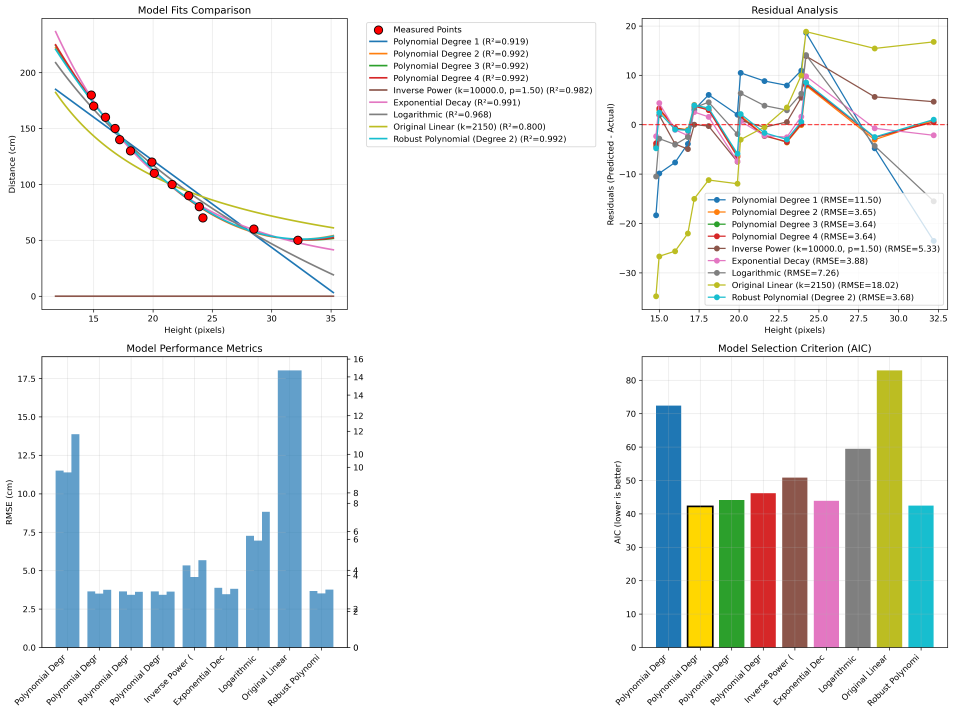
#> input picture mirela_sdk/mirela_sdk/image_processing/distance/model_comparison.png, 4768 x 3569 px (shown at 1/5 size)
$ python -i color_detector.py   (imports and definitions only)
#> lines starting #> are read from the running program, lines starting #| are printed output that depends on the picture; after the words box and inside, x2 and y2 are one past the last pixel; in counts of white or black regions, pixels touching at a corner belong together
#> further down, picture is the input picture: shape (3569, 4768, 3); mean B, G, R 236.7, 237.7, 235.7
import cv2
import numpy as np
import os
import json
from enum import Enum, auto


class ColorSpace(Enum):
    """Color space enumeration"""

    HSV = auto()
    LAB = auto()


class ColorDetector:
    def __init__(
        self,
        mode: str = "track",
        color: str = None,
        color_space: ColorSpace = ColorSpace.HSV,
    ):
        self.mode = mode
        self.mask = self.result = None
        self.color_space = color_space

        # Define color space specific ranges and conversion methods
        self.color_space_config = {
            ColorSpace.HSV: {
                "convert_func": cv2.COLOR_BGR2HSV,
                "ranges": [[0, 0, 0], [179, 255, 255]],
                "trackbar_names": [
                    "Hue Min",
                    "Hue Max",
                    "Sat Min",
                    "Sat Max",
                    "Val Min",
                    "Val Max",
                ],
                "trackbar_maxes": [179, 179, 255, 255, 255, 255],
            },
            ColorSpace.LAB: {
                "convert_func": cv2.COLOR_BGR2LAB,
                "ranges": [[0, 0, 0], [255, 255, 255]],
                "trackbar_names": [
                    "L Min",
                    "L Max",
                    "A Min",
                    "A Max",
                    "B Min",
                    "B Max",
                ],
                "trackbar_maxes": [255, 255, 255, 255, 255, 255],
            },
        }

        self.package_path = os.path.dirname(os.path.realpath(__file__))
        self.file_path = os.path.join(self.package_path, "color_calibration.json")

        if self.mode == "track":
            print(f"Create Trackbars for {self.color_space.name} color space")
        elif self.mode == "preset":
            self._color_values = None
            self.color_values = self.get_color_values(color)

    @property
    def color_values(self):
        return self._color_values

    @color_values.setter
    def color_values(self, values: list):
        try:
            config = self.color_space_config[self.color_space]
            # Verify and adjust value limits based on the color space
            values = np.clip(values, config["ranges"][0], config["ranges"][1])
        except:
            raise ValueError(
                "Invalid attribute format. Expected [[x, x, x], [x, x, x]]"
            )
        else:
            self._color_values = values

    def empty(self, a):
        pass

    # [22 lines left out: function initTrackbars, not called in this run]

    def getTrackValues(self):
        """Get current trackbar values based on selected color space"""
        config = self.color_space_config[self.color_space]
        tb_names = config["trackbar_names"]
        window_name = f"{self.color_space.name}_TrackBars"

        min_val1 = cv2.getTrackbarPos(tb_names[0], window_name)
        min_val2 = cv2.getTrackbarPos(tb_names[2], window_name)
        min_val3 = cv2.getTrackbarPos(tb_names[4], window_name)
        max_val1 = cv2.getTrackbarPos(tb_names[1], window_name)
        max_val2 = cv2.getTrackbarPos(tb_names[3], window_name)
        max_val3 = cv2.getTrackbarPos(tb_names[5], window_name)

        return [[min_val1, min_val2, min_val3], [max_val1, max_val2, max_val3]]

    def filterColor(self, img):
        """Filter color from image based on selected color space and ranges"""
        # Convert image to the selected color space
        converted_img = cv2.cvtColor(
            img, self.color_space_config[self.color_space]["convert_func"]
        )
#> converted_img: shape (3569, 4768, 3); mean H, S, V 7.2, 16.5, 242.7

        if self.mode == "track":
            self.color_values = self.getTrackValues()

        # Filter the desired color
        mask = cv2.inRange(
            converted_img,
            np.array(self.color_values[0]),
            np.array(self.color_values[1]),
        )
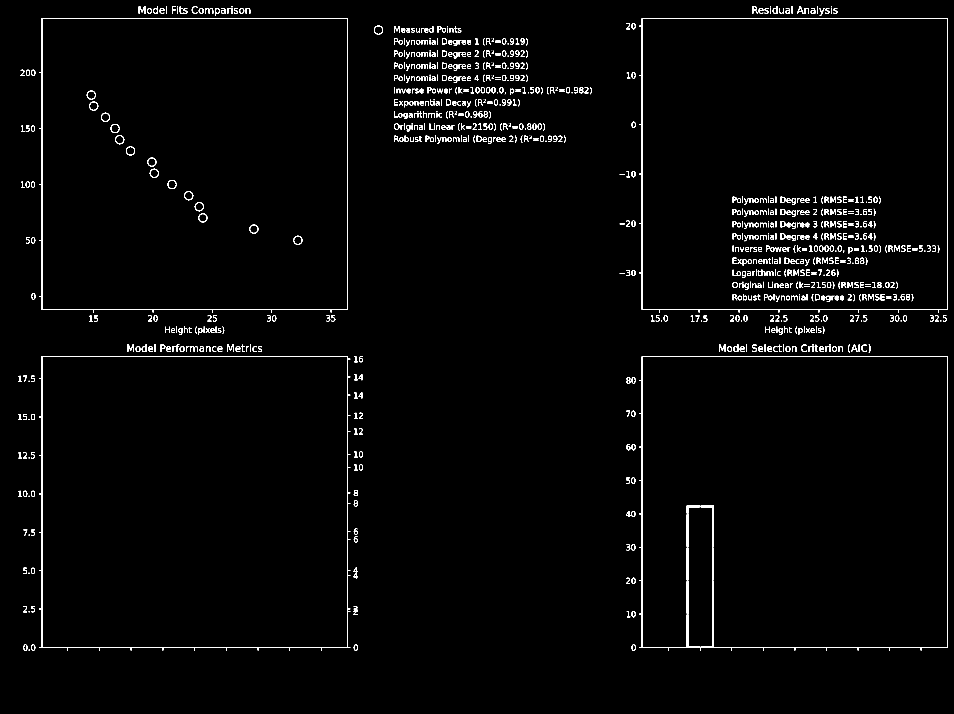
#> mask: shape (3569, 4768) (shown at 1/5 size); 1.3% white; 894 white regions (65 under 20 px), largest, box (x1, y1, x2, y2) and area: (195, 1782, 1751, 3252) 19173, (3196, 1782, 4740, 3252) 18594, (3196, 91, 4740, 1562) 18444

        # Remove noise
        mask = cv2.dilate(mask, np.ones((11, 11), np.uint8), iterations=1)
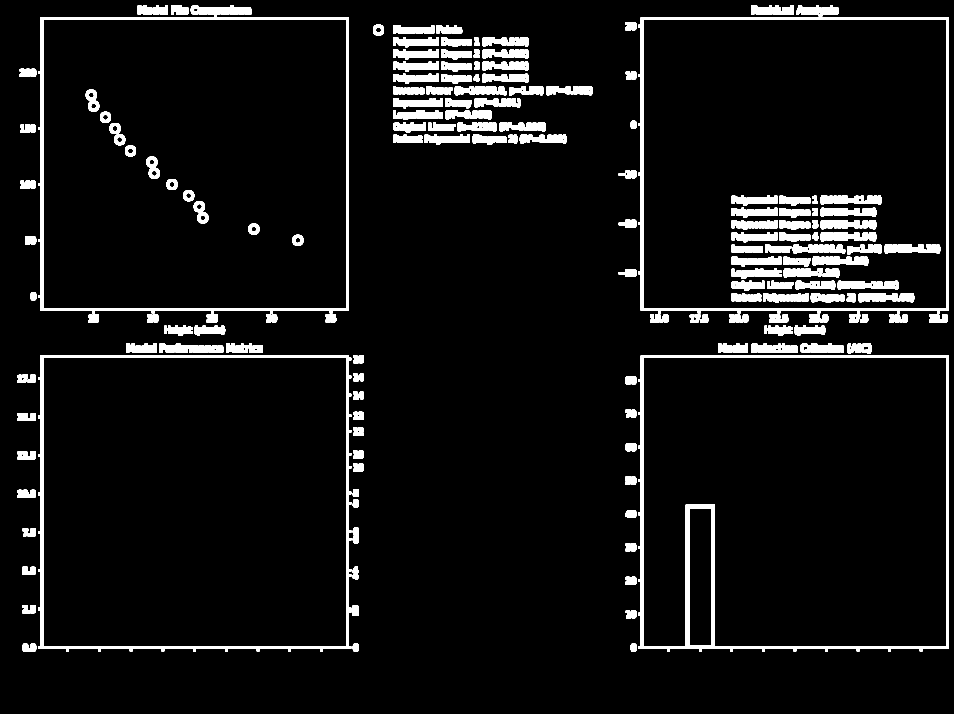
#> mask: shape (3569, 4768) (shown at 1/5 size); 6.2% white; 167 white regions, largest, box (x1, y1, x2, y2) and area: (3191, 1777, 4745, 3257) 108330, (190, 1777, 1756, 3257) 83083, (3191, 86, 4745, 1567) 79924
        mask = cv2.erode(mask, np.ones((7, 7), np.uint8), iterations=1)
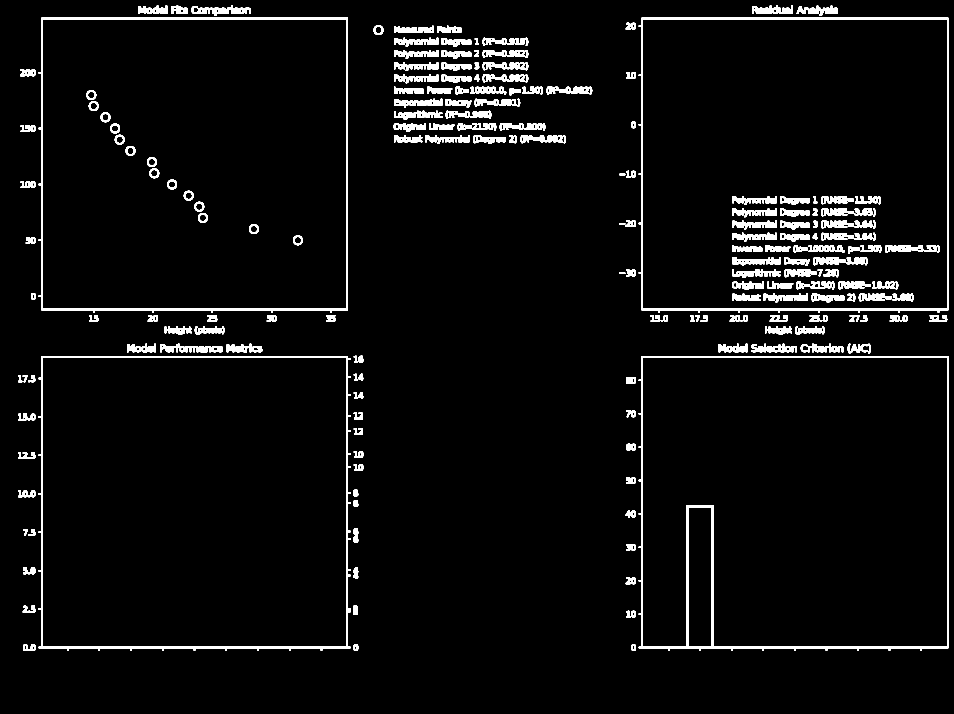
#> mask: shape (3569, 4768) (shown at 1/5 size); 3.7% white; 182 white regions, largest, box (x1, y1, x2, y2) and area: (3194, 1780, 4742, 3254) 62088, (193, 1780, 1753, 3254) 44815, (3194, 89, 4742, 1564) 43036

        # Morphological operations for further noise removal and closing gaps
        mask = cv2.morphologyEx(mask, cv2.MORPH_DILATE, np.ones((8, 8), np.uint8))
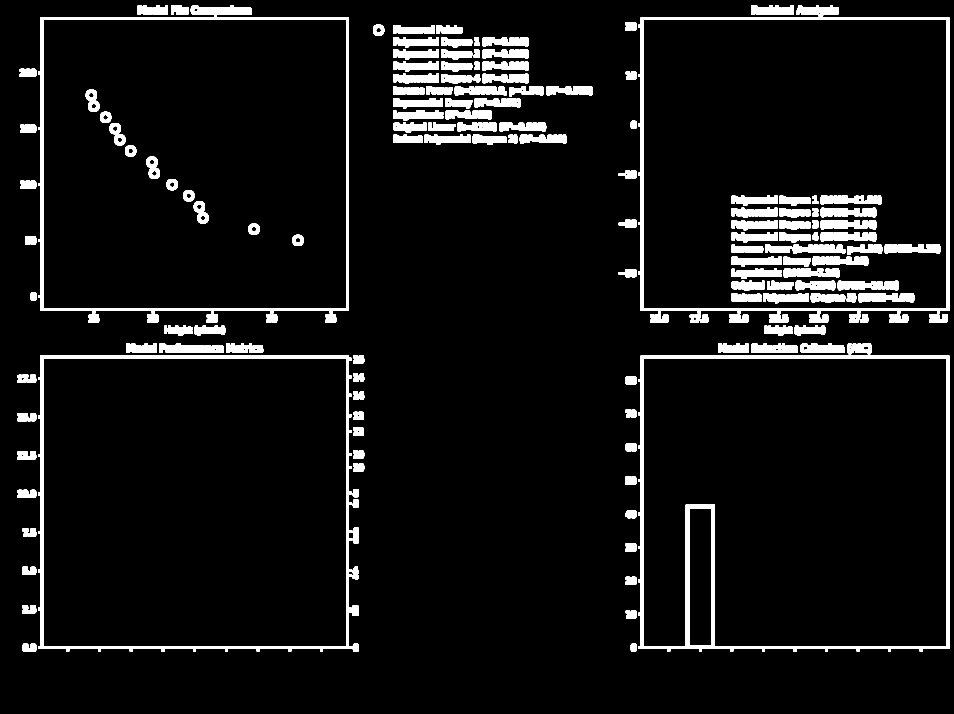
#> mask: shape (3569, 4768) (shown at 1/5 size); 6.6% white; 165 white regions, largest, box (x1, y1, x2, y2) and area: (3191, 1777, 4746, 3258) 116030, (190, 1777, 1757, 3258) 89461, (3191, 86, 4746, 1568) 86072

        # Ensure the mask is properly binarized to exactly 0 and 255
        _, mask = cv2.threshold(mask, 128, 255, cv2.THRESH_BINARY)

        self.result = cv2.bitwise_and(img, img, mask=mask)
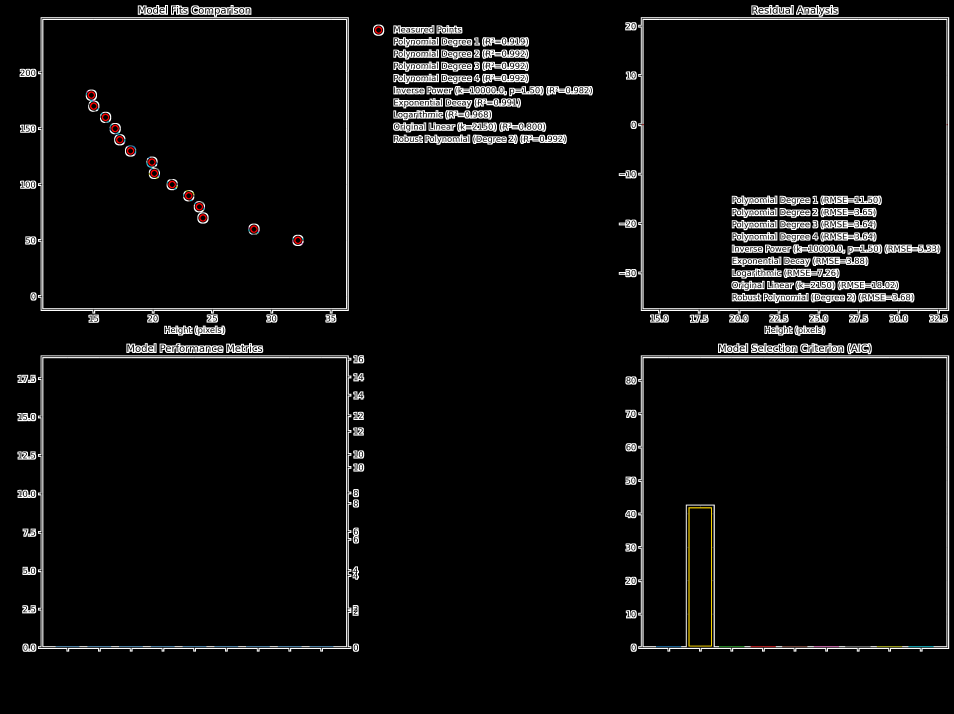
#> self.result: shape (3569, 4768, 3) (shown at 1/5 size); mean B, G, R 12.2, 12.3, 12.4
        self.mask = mask

    # [57 lines left out: functions get_color_values, saveColorValues, not called in this run]

>>> import cv2
>>> picture = cv2.imread('../distance/model_comparison.png')
>>> result = ColorDetector().filterColor(picture)
